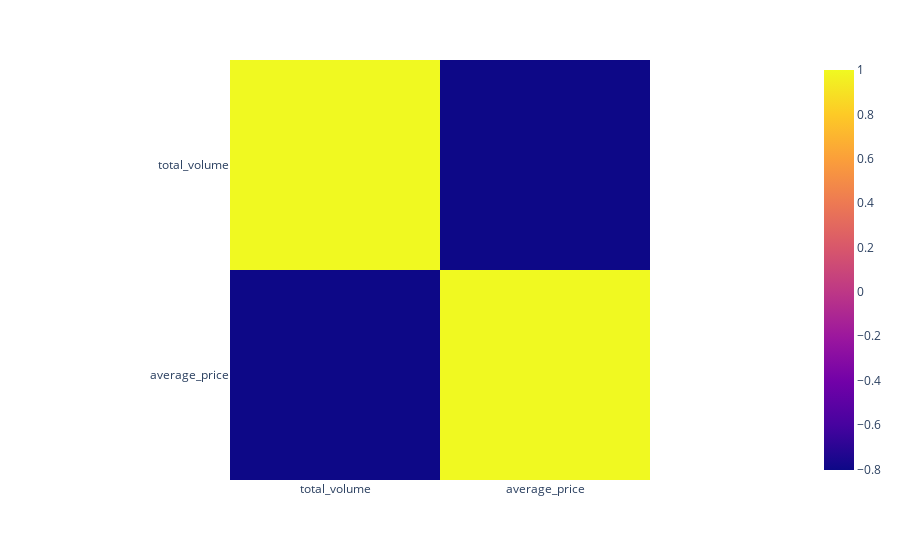

The notebook cell this image was saved under:
### Code cell
mask = (df.type == 'conventional') & (df.region=='TotalUS')

_df = df.loc[mask,['total_volume','average_price']]
_df = (_df/_df.shift(1)).add(-1).mul(100)

px.imshow(_df.sample(frac=0.3).corr())

### Figure 1 — Plotly figure (JSON) as saved in the notebook; plotly's stock layout.template omitted (floating-point values rounded to 4 significant figures)
{"data": [{"coloraxis": "coloraxis", "hovertemplate": "x: %{x}<br>y: %{y}<br>color: %{z}<extra></extra>", "name": "0", "type": "heatmap", "x": ["total_volume", "average_price"], "xaxis": "x", "y": ["total_volume", "average_price"], "yaxis": "y", "z": [[1, -0.803], [-0.803, 1]]}], "layout": {"coloraxis": {"colorscale": [[0, "#0d0887"], [0.1111, "#46039f"], [0.2222, "#7201a8"], [0.3333, "#9c179e"], [0.4444, "#bd3786"], [0.5556, "#d8576b"], [0.6667, "#ed7953"], [0.7778, "#fb9f3a"], [0.8889, "#fdca26"], [1, "#f0f921"]]}, "margin": {"t": 60}, "xaxis": {"anchor": "y", "constrain": "domain", "domain": [0, 1], "scaleanchor": "y"}, "yaxis": {"anchor": "x", "autorange": "reversed", "constrain": "domain", "domain": [0, 1]}}}
